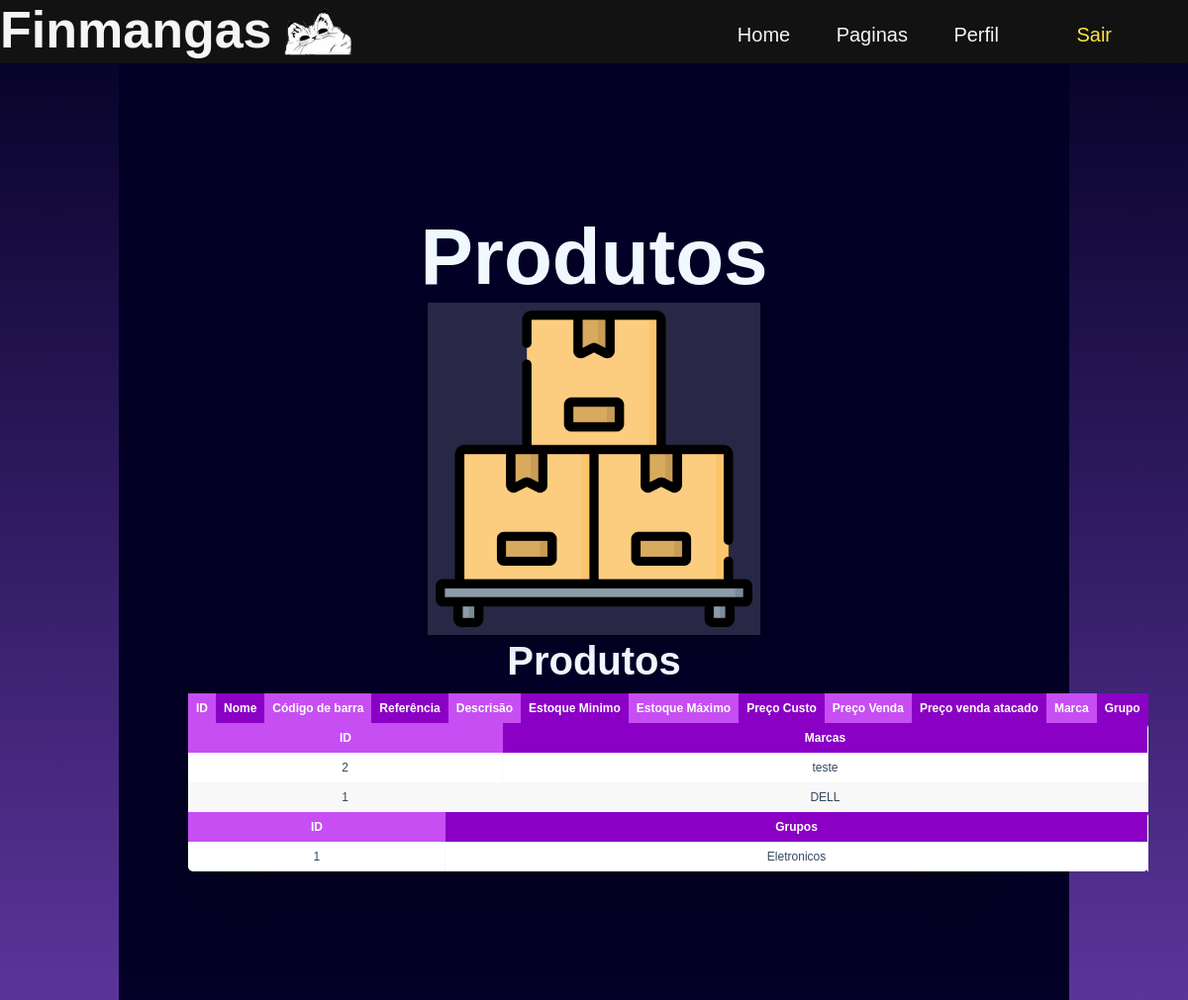
/site_para_usuarios/tabelas/produto.php (signed in, upper part), run on an earlier commit of the app's database.
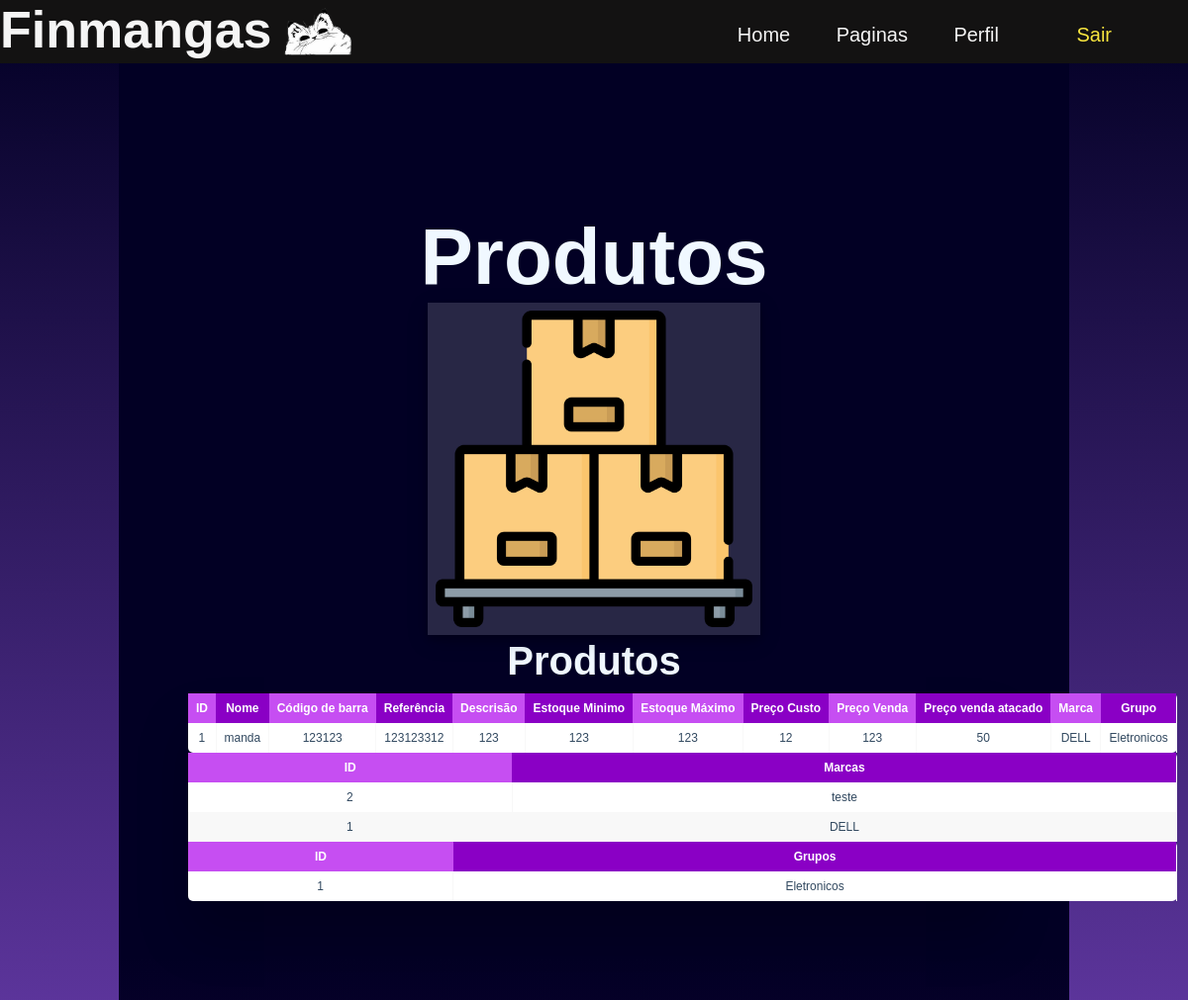
And on a later commit of the database.
### tables this page shows
CREATE TABLE `marcaprodutos` (
  `id_marcaprodutos` int(11) NOT NULL,
  `nome_marca` varchar(200) NOT NULL
);

CREATE TABLE `grupoprodutos` (
  `id_Grupo_produtos` int(11) NOT NULL,
  `nome` varchar(50) NOT NULL
);

CREATE TABLE `produtosdb` (
  `id_produto` int(11) NOT NULL,
  `nome` varchar(200) NOT NULL,
  `codigobarra` varchar(200) NOT NULL,
  `referencia` varchar(200) NOT NULL,
  `descrisao` varchar(200) NOT NULL,
  `estoqueminimo` int(11) NOT NULL,
  `estoquemaximo` int(11) NOT NULL,
  `precocusto` varchar(50) NOT NULL,
  `precovenda` varchar(50) NOT NULL,
  `precovendaatacado` varchar(50) NOT NULL,
  `Marca_estrangeiro` varchar(50) NOT NULL,
  `Grupo_estrangeiro` varchar(50) NOT NULL
);

### site_para_usuarios/tabelas/produto.php (the view, shortened to what this page needs)
<?php
    include_once('../../conexãoDB/config.php');
    $sql1 = "SELECT * FROM produtosdb ORDER BY id_produto DESC";
    $arrayProdutos = $conexao->query($sql1);
    include_once('../../conexãoDB/config.php');
    $sql3 = "SELECT * FROM marcaprodutos ORDER BY id_marcaprodutos DESC";
    $arrayMarcas2 = $conexao->query($sql3);
    include_once('../../conexãoDB/config.php');
    $sql5= "SELECT * FROM grupoprodutos ORDER BY id_Grupo_produtos DESC";
    $arrayGrupos2 = $conexao->query($sql5);
?>
<!DOCTYPE html>
<html lang="en">
<head>
    <link rel="stylesheet" type="text/css" href="../../styles/stylespaginacadastros.css">
</head>
<body>
    <header>
        <nav>
            <a href="/site_para_usuarios/home.php">
                <h1>Finmangas</h1>
            </a>
            <a href="/site_para_usuarios/home.php"><img src="/imgs/logo1.png" alt="logo"></a>
            <ul class="nav-list">
                <li><a href="/site_para_usuarios/home.php">Home</a></li>
                <li><a href="/site_para_usuarios/paginas.php">Paginas</a></li>
                <li><a href="/site_para_usuarios/perfil.php">Perfil</a></li>
                <?php
                    if(empty($_session['usuario'])){
                        echo'<li><a href="../../conexãoDB/sair.php" class="login">Sair</a></li>';
                    } else{
                        echo'<li><a href="../../index.php" class="login">Login</a></li>';
                    }
                ?>
            </ul>
        </nav>
    </header>
    <main>
        <section>
            <h1>Produtos</h1>
            <img src="/imgs/icons/produto_icon.png">
            <h1 style="font-size: 40px; text-align: center;">Produtos</h1>
            <div class="table-wrapper" style="display: grid; grid-template-colums: 1fr 1fr;">
                <table class="fl-table">
                    <thead>
                        <tr>
                            <th>ID</th>
                            <th>Nome</th>
                            <th>Código de barra</th>
                            <th>Referência</th>
                            <th>Descrisão</th>
                            <th>Estoque Minimo</th>
                            <th>Estoque Máximo</th>
                            <th>Preço Custo</th>
                            <th>Preço Venda</th>
                            <th>Preço venda atacado</th>
                            <th>Marca</th>
                            <th>Grupo</th>
                        </tr>
                    </thead>
                    <tbody>
                        <?php
                            while($user_data1 = mysqli_fetch_assoc($arrayProdutos)){
                                echo"<tr>";
                                echo"<td>".$user_data1['id_produto']."</td>";
                                echo"<td>".$user_data1['nome']."</td>";
                                echo"<td>".$user_data1['codigobarra']."</td>";
                                echo"<td>".$user_data1['referencia']."</td>";
                                echo"<td>".$user_data1['descrisao']."</td>";
                                echo"<td>".$user_data1['estoqueminimo']."</td>";
                                echo"<td>".$user_data1['estoquemaximo']."</td>";
                                echo"<td>".$user_data1['precocusto']."</td>";
                                echo"<td>".$user_data1['precovenda']."</td>";
                                echo"<td>".$user_data1['precovendaatacado']."</td>";
                                echo"<td>".$user_data1['Marca_estrangeiro']."</td>";
                                echo"<td>".$user_data1['Grupo_estrangeiro']."</td>";
                                echo"</tr>";
                            };
                        ?>
                </table>
                <table class="fl-table ">
                    <thead>
                        <tr>
                            <th>ID</th>
                            <th>Marcas</th>
                        </tr>
                    </thead>
                    <tbody>
                        <?php
                            while($marca_data2 = mysqli_fetch_assoc($arrayMarcas2)){
                                echo"<tr>";
                                echo"<td>".$marca_data2['id_marcaprodutos']."</td>";
                                echo"<td>".$marca_data2['nome_marca']."</td>";
                                echo"</tr>";
                            };
                        ?>
                </table>
                <table class="fl-table ">
                    <thead>
                        <tr>
                            <th>ID</th>
                            <th>Grupos</th>
                        </tr>
                    </thead>
                    <tbody>
                        <?php
                            while($grupo_data2 = mysqli_fetch_assoc($arrayGrupos2)){
                                echo"<tr>";
                                echo"<td>".$grupo_data2['id_Grupo_produtos']."</td>";
                                echo"<td>".$grupo_data2['nome']."</td>";
                                echo"</tr>";
                            };
                        ?>
                </table>
            </div>
        </section>
    </main>
</body>

### styles/stylespaginacadastros.css (style rules this page uses)
* { padding: 0px; margin: 0px; text-decoration: none; list-style: none; }
body { background: linear-gradient( 180deg, rgba(2, 0, 36, 1) 0%, rgba(159, 92, 244, 1) 50%, rgb(251, 254, 255) 100% ); background-size: 100%; background-attachment: fixed; color: aliceblue; font-family: 'Work Sans', sans-serif; overflow-x: hidden; }
header { width: 100%; margin: 0 auto; background-color: rgb(19, 18, 18); position: sticky; height: 8vh; }
header::after { content: ''; display: table; clear: both; }
nav a { color: whitesmoke; }
nav img { float: left; width: 10vh; transition: 450ms; }
nav h1 { float: left; font-size: 6.5vh; position: relative; transition: ease-in 450ms; cursor: pointer; }
nav h1::before { content: ''; display: block; height: 5px; width: 100%; bottom: 0px; padding-left: 90px; background: currentColor; position: absolute; transform: scaleX(0); transform-origin: right; transition: transform 450ms ease-in; }
nav ul { float: right; margin-right: 5vh; }
nav ul li { margin-right: 4vh; display: inline-block; padding-top: 3vh; }
nav ul a { color: whitesmoke; position: relative; font-size: 20px; padding: 5px; }
nav ul a:before { content: ''; display: block; top: -33px; height: 14px; width: 100%; background: currentColor; position: absolute; transform: scaleX(0); transform-origin: right; transition: transform 450ms ease-in-out; }
.login { margin-left: 2rem; color: rgb(248, 230, 63); }
section { text-align: center; width: 80%; margin: 0 auto; background: rgb(2, 0, 36); background: linear-gradient( 180deg, rgba(2, 0, 36, 1) 27%, rgba(71, 8, 114, 1) 55%, rgba(78, 0, 106, 1) 82%, rgba(78, 9, 121, 1) 100% ); padding-top: 150px; height: 400vh; }
section h1 { font-size: 10vh; }
section img { width: 40vh; position: relative; transition: 400ms; padding: 1vh; background-color: rgba(255, 255, 255, 0.151); box-shadow: 0 4px 8px 0 rgba(0, 0, 0, 0.2), 0 6px 20px 0 rgba(0, 0, 0, 0.19); }
.table-wrapper { margin: 10px 70px 70px; box-shadow: 0px 35px 50px rgba(0, 0, 0, 0.2); color: #324960; }
.fl-table { border-radius: 5px; font-size: 12px; font-weight: normal; border: none; border-collapse: collapse; width: 100%; max-width: 100%; white-space: nowrap; background-color: white; }
.fl-table td, .fl-table th { text-align: center; padding: 8px; }
.fl-table td { border-right: 1px solid #f8f8f8; font-size: 12px; }
.fl-table thead th { color: #ffffff; background: rgb(138, 0, 197); }
.fl-table thead th:nth-child(odd) { color: #ffffff; background: rgb(198, 78, 242); }
.fl-table tr:nth-child(even) { background: #f8f8f8; }

What changed in the data, as far as the page shows it:
added produtosdb: id_produto "1", nome "manda", codigobarra "123123", referencia "123123312", descrisao "123", estoqueminimo "123", estoquemaximo "123", precocusto "12", precovenda "123", precovendaatacado "50", Marca_estrangeiro "DELL", Grupo_estrangeiro "Eletronicos"
